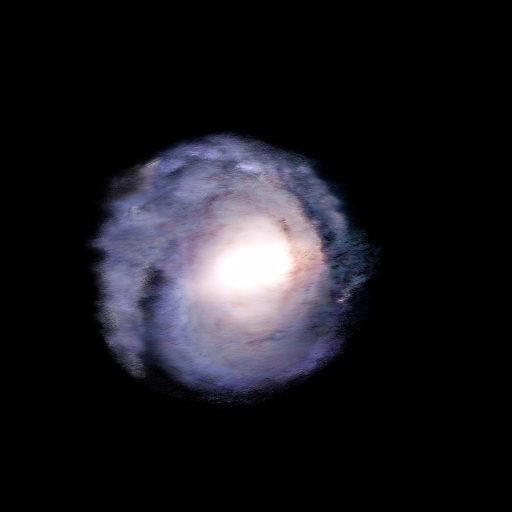
#> input picture map/galaxies/Andromeda_Galaxy_face.png, 1024 x 1024 px (shown at 1/2 size)
$ python make_galaxy.py ../map/galaxies/Andromeda_Galaxy_face.png ../map/galaxies/Bodes_Galaxy_face.png ../map/galaxies/Bodes_Galaxy_face.png
#> lines starting #> are read from the running program, lines starting #| are printed output that depends on the picture
"""Makes the voxel grids of the Milky Way as a whole from a picture of it seen from above.

The picture is the face-on map by R. Hurt (NASA/JPL-Caltech/ESO), an artist's impression drawn
from the measured positions of the bar, the arms and the Sun; there is no photograph of the
galaxy from outside. https://www.eso.org/public/images/eso1339g/ (5600 x 5600 px).

The picture gives where things are in the plane of the galaxy: its light (the haze of the disc,
the star clouds of the arms, the pink gas clouds, the yellow bar) and its dust (the brown lanes).
How thick each of them is above and below the plane is a model. The dust leaves out the
surroundings of the Sun, which the measured dust map fills (see dust_edenhofer.py).

Usage: make_galaxy.py PICTURE OUT_DIR [TUNING_DIR]
Writes mw_light.raw.gz, mw_dust.raw.gz and their metadata, and detail.raw.gz, a cube of noise
for clumps finer than the voxels; with a third folder, also pictures of
the layers read from the picture and each layer of light as a grid of its own, for tuning.
"""
import gzip
import sys

import numpy as np
from PIL import Image
from scipy.ndimage import gaussian_filter, map_coordinates

PICTURE, OUT = sys.argv[1], sys.argv[2]
TUNING = sys.argv[3] if len(sys.argv) > 3 else None
Image.MAX_IMAGE_PIXELS = None

# Where the Sun and the galactic centre are in the picture, measured on its labelled version:
# the Sun at the centre of the distance rings, the centre at the brightest point of the bar.
# Longitude 0 is up and longitude 90 to the left.
SUN_PX = (2800.0, 3874.0)
CENTRE_PX = (2800.0, 2789.0)
SUN = 8.0                                           # kpc from the Sun to the centre, as in the map
PC_PER_PX = SUN * 1000.0 / (SUN_PX[1] - CENTRE_PX[1])

N_PLANE = 640                                       # cells along each axis of the plane
HALF = 20.0                                         # kpc
LIGHT_N, LIGHT_HALF = 96, 2.0                       # cells and kpc, above and below the plane
DUST_N, DUST_HALF = 32, 0.5
GAMMA = 2.0                                         # stored value = density ** (1 / GAMMA)
# The picture is drawn for the eye: next to its disc, its bulge is fainter than the real one is
# in photographs of the sky. This is how much brighter the bulge is made here.
BULGE_GAIN = 14.0
LOCAL_HOLE = (1.05, 1.25)
# The optical depth of the measured dust around the Sun, seen straight from above: 0.22 in a
# typical place (the median; the mean is 0.29, the spread between cells of this grid 0.8 of the
# mean). The spread-out dust of the model is as deep around there, so that the measured part
# does not stand out from afar. Measured dust is everywhere, not only in lanes.
MEASURED_COLUMN = 0.22                           # kpc from the Sun: no dust of this model inside
CELL = 2 * HALF / N_PLANE                           # kpc


def axis(n, half):
    return (np.arange(n, dtype=np.float32) + 0.5) / n * 2 * half - half


def smoothstep(a, b, v):
    t = np.clip((v - a) / (b - a), 0.0, 1.0)
    return t * t * (3 - 2 * t)


# ---- the picture, on the cells of the plane
# First axis: from the centre away from the Sun. Third axis: towards longitude 90.
x = axis(N_PLANE, HALF)[:, None]
z = axis(N_PLANE, HALF)[None, :]
col = SUN_PX[0] - z * 1000.0 / PC_PER_PX + 0 * x
row = SUN_PX[1] - (x + SUN) * 1000.0 / PC_PER_PX + 0 * z
picture = (np.asarray(Image.open(PICTURE).convert("RGB"), np.float32) / 255.0) ** 2.2
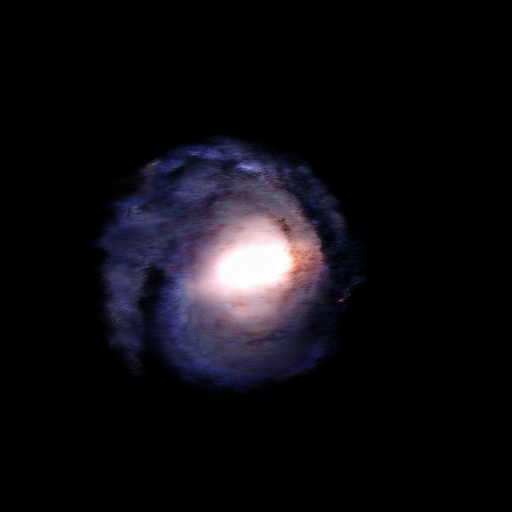
#> picture: shape (1024, 1024, 3) float32 (shown at 1/2 size); mean R, G, B 0.0579, 0.0511, 0.0698
blur = CELL * 1000.0 / PC_PER_PX / 2.5              # so that a cell averages the pixels it covers
plane = np.stack([map_coordinates(gaussian_filter(picture[..., c], blur), [row, col], order=1, cval=0.0) for c in range(3)], axis=-1)
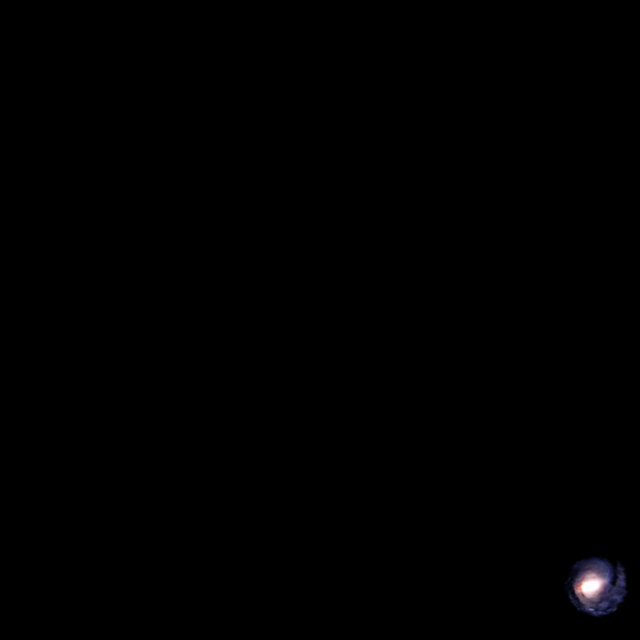
#> plane: shape (640, 640, 3) float32; mean R, G, B 0.00206, 0.00182, 0.00249
del picture
r = np.sqrt(x * x + z * z)
R, G, B = plane[..., 0], plane[..., 1], plane[..., 2]
lum = plane.mean(axis=-1)


def wide(v, kpc):
#> called with kpc = 0.3
    return gaussian_filter(v, kpc / CELL)


# The bar and bulge: the yellow, bright middle.
bulge = smoothstep(0.8, 1.05, wide(R, 0.3) / (wide(B, 0.3) + 1e-4)) * smoothstep(0.05, 0.15, wide(lum, 0.3)) * smoothstep(6.0, 4.5, r)
#> call 3 of smoothstep, with a = 6, b = 4.5
#> in smoothstep (call 3), `t = np.clip((v - a) / (b - a), 0.0, 1.0)`:
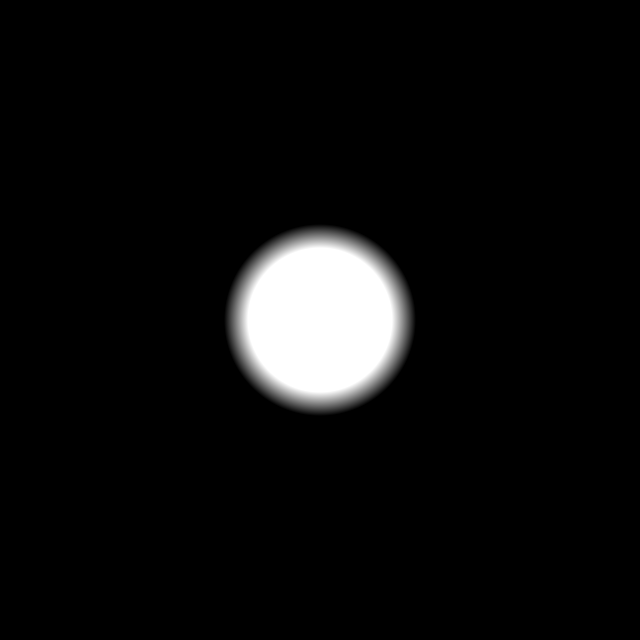
#> t: shape (640, 640) float32; min 0, max 1, mean 0.0545
#> bulge: shape (640, 640) float32; every value is 0
bulge = wide(bulge, 0.45)
# Dust lanes: darker than their surroundings and not blue.
around = wide(lum, 0.25)
lanes = np.clip(1.0 - lum / (around + 1e-4), 0.0, 1.0) * smoothstep(0.7, 0.95, R / (B + 1e-4)) * (1.0 - bulge)
lanes = np.clip(lanes * 2.5, 0.0, 1.0)
# The light without the lanes drawn over it: under a lane, what is around it.
keep = 1.0 - smoothstep(0.1, 0.5, lanes)
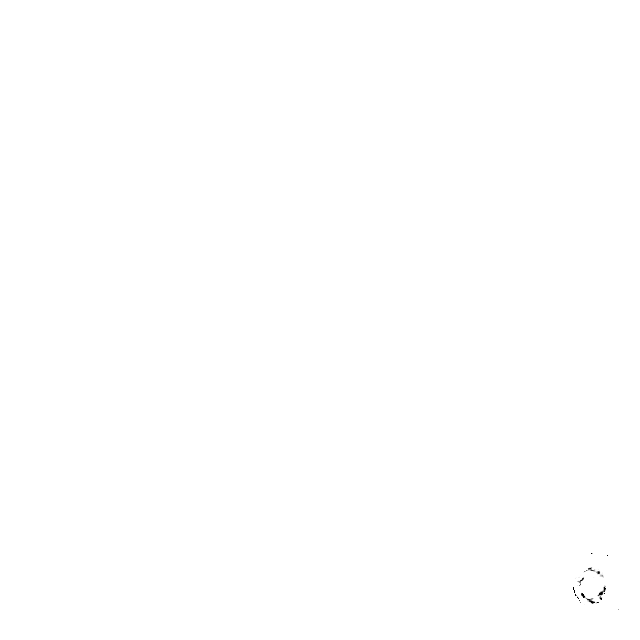
#> keep: shape (640, 640) float32; min 0, max 1, mean 1
filled = np.stack([gaussian_filter(plane[..., c] * keep, 3.0) / (gaussian_filter(keep, 3.0) + 1e-3) for c in range(3)], axis=-1)
shine = plane * keep[..., None] + filled * (1.0 - keep[..., None])
# Three layers of light: the smooth haze of old stars, what stands out of it (arms, clusters,
# gas clouds), and the bulge.
haze = np.minimum(shine, np.stack([wide(shine[..., c], 0.6) for c in range(3)], axis=-1))
arms = shine - haze
haze_disc, arms_disc, bulge_light = haze * (1 - bulge[..., None]), arms * (1 - bulge[..., None]), shine * bulge[..., None]
#> bulge_light: shape (640, 640, 3) float32; every value is 0


def layer(n, half, profile):
    """A vertical profile on the cells of a grid, with an integral of 1 over the height (in kpc)."""
    y = axis(n, half)
    p = profile(np.abs(y)) * smoothstep(half, half * 0.8, np.abs(y))
    return (p / (p.sum() * 2 * half / n)).astype(np.float32)


def write(name, density, rgb, top, n, half, note, folder=OUT):
    """density: (N, n, N) floats; rgb: (N, n, N, 3) or (3,) colors in 0..1."""
    out = np.empty(density.shape + (4,), np.uint8)
    out[..., :3] = (np.clip(rgb, 0.0, 1.0) * 255.0 + 0.5).astype(np.uint8)
    out[..., 3] = (np.clip(density / top, 0.0, 1.0) ** (1.0 / GAMMA) * 255.0 + 0.5).astype(np.uint8)
    with gzip.open(f"{folder}/{name}.raw.gz", "wb", compresslevel=4) as f:
        f.write(out.tobytes())                                  # the third axis runs fastest
    with open(f"{folder}/{name}_metadata.txt", "w") as f:
        f.write("# Made by tools/make_galaxy.py from the face-on map of the Milky Way by R. Hurt (NASA/JPL-Caltech/ESO).\n")
        f.write("# Axes: (from the galactic centre away from the Sun, north, longitude 90).\n")
        f.write(f"Grid size: {N_PLANE}x{n}x{N_PLANE}\n")
        f.write(f"Volume bounds: [{-HALF}, {-half}, {-HALF}] to [{HALF}, {half}, {HALF}]\n")
        f.write(f"# Bounds are in kpc: sizePc 1000, centrePc [0, 0, {SUN * 1000:.0f}], gamma {GAMMA:.0f}. {note}\n")


# ---- light: each layer of the plane times how it is spread in height
thin = layer(LIGHT_N, LIGHT_HALF, lambda y: np.exp(-y / 0.09))
thick = layer(LIGHT_N, LIGHT_HALF, lambda y: np.exp(-y / 0.30))
round_ = layer(LIGHT_N, LIGHT_HALF, lambda y: np.exp(-y / 0.5))
# The bulge is as tall as it is deep inside its outline in the plane, so that it is round from the side too.
reach = wide(bulge, 0.7)
reach = np.maximum(1.9 * reach / reach.max(), 1e-3)
#> reach: shape (640, 640) float32; every value is NaN or infinite
rounded = smoothstep(reach[:, None, :], 0.45 * reach[:, None, :], np.abs(axis(LIGHT_N, LIGHT_HALF))[None, :, None] + 0 * reach[:, None, :])
light = (haze_disc[:, None, :, :] * thick[None, :, None, None] + arms_disc[:, None, :, :] * thin[None, :, None, None]
         + BULGE_GAIN * bulge_light[:, None, :, :] * round_[None, :, None, None] * rounded[..., None])
if TUNING:                                           # each layer of light in a grid of its own
    for name, part in (("haze", haze_disc[:, None, :, :] * thick[None, :, None, None]), ("arms", arms_disc[:, None, :, :] * thin[None, :, None, None]),
                       ("bulge", bulge_light[:, None, :, :] * round_[None, :, None, None])):
        s = part.max(axis=-1)
        top = float(np.quantile(s[s > 0], 0.9995))
#> (the run stopped early here; a loop or call above may not have finished)

$ run again, on map/galaxies/LMC_xyz_y.png
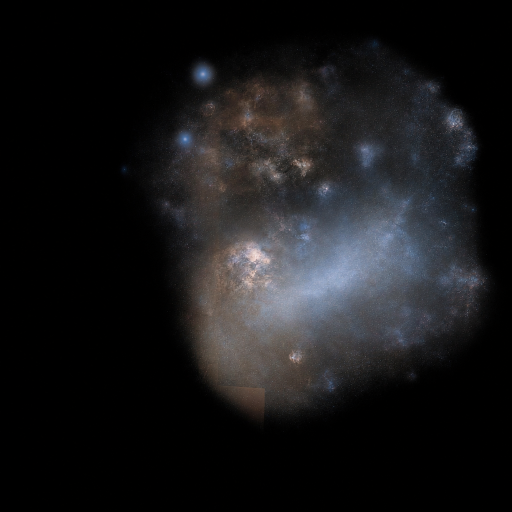
#> input picture map/galaxies/LMC_xyz_y.png, 1024 x 1024 px (shown at 1/2 size)
#> `plane = np.stack([map_coordinates(gaussian_filter(picture[..., c], blu..`:
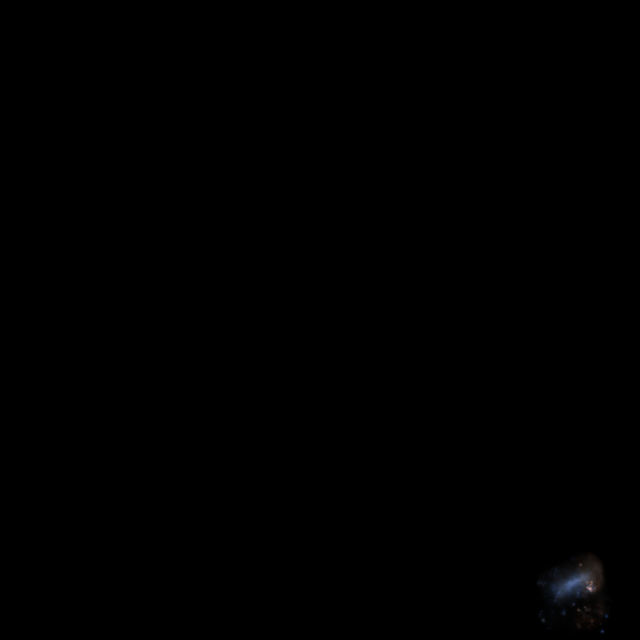
#> plane: shape (640, 640, 3) float32; mean R, G, B 0.000898, 0.000905, 0.00108
#> bulge: shape (640, 640) float32; every value is 0
#> `keep = 1.0 - smoothstep(0.1, 0.5, lanes)`:
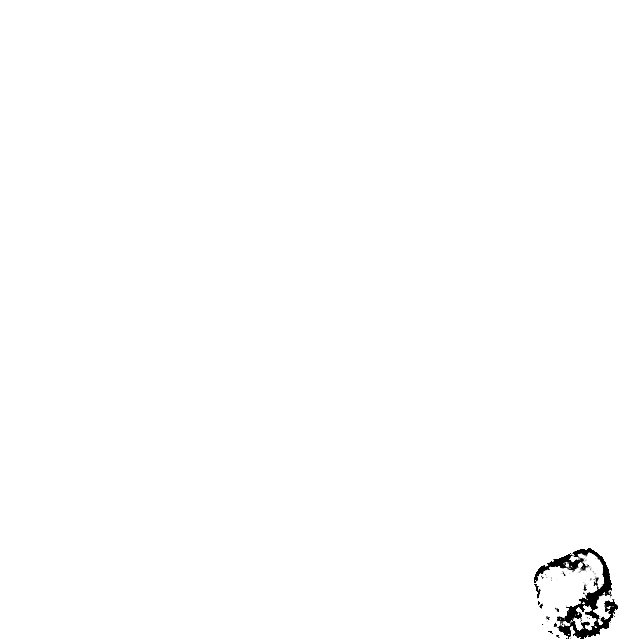
#> keep: shape (640, 640) float32; min 0, max 1, mean 0.995
#> bulge_light: shape (640, 640, 3) float32; every value is 0
#> reach: shape (640, 640) float32; every value is NaN or infinite
